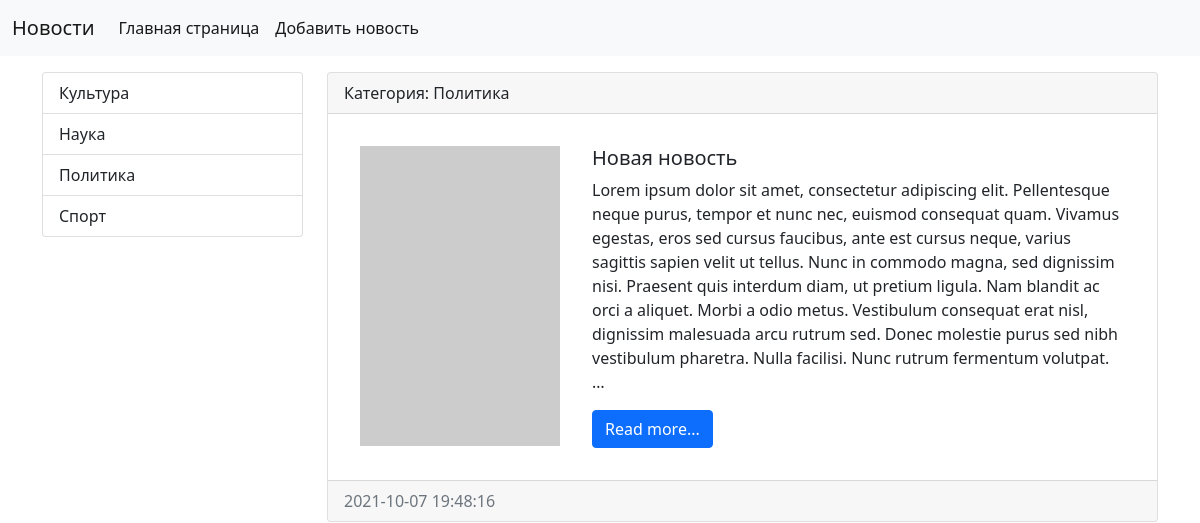
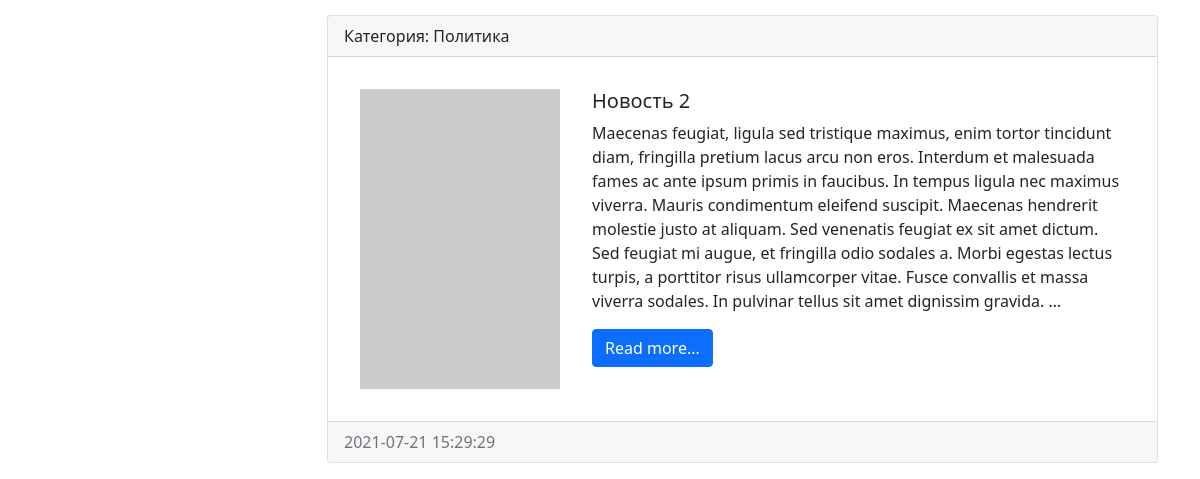
Page /category/3/ on the earlier database version (2 pictures, top to bottom).
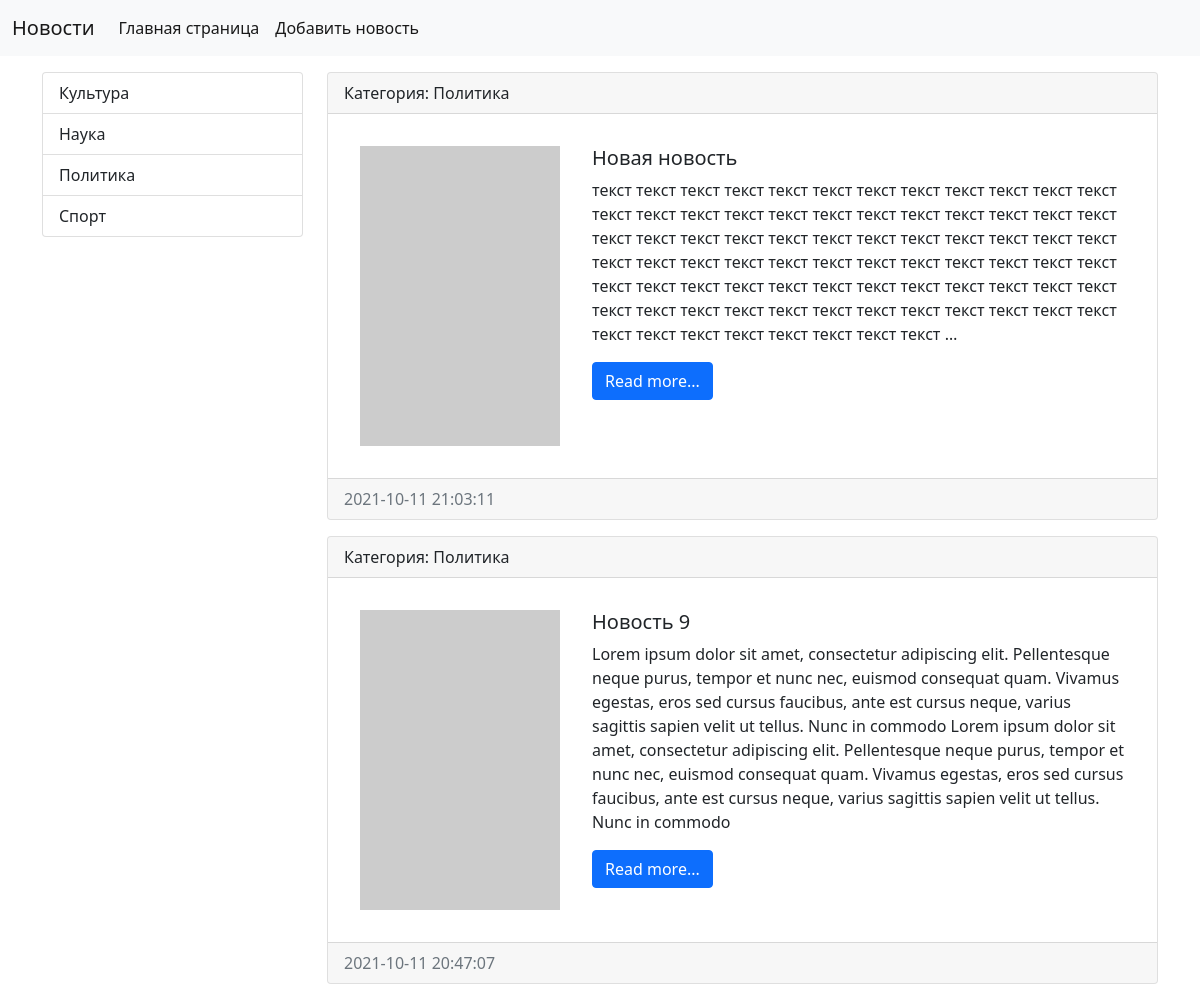
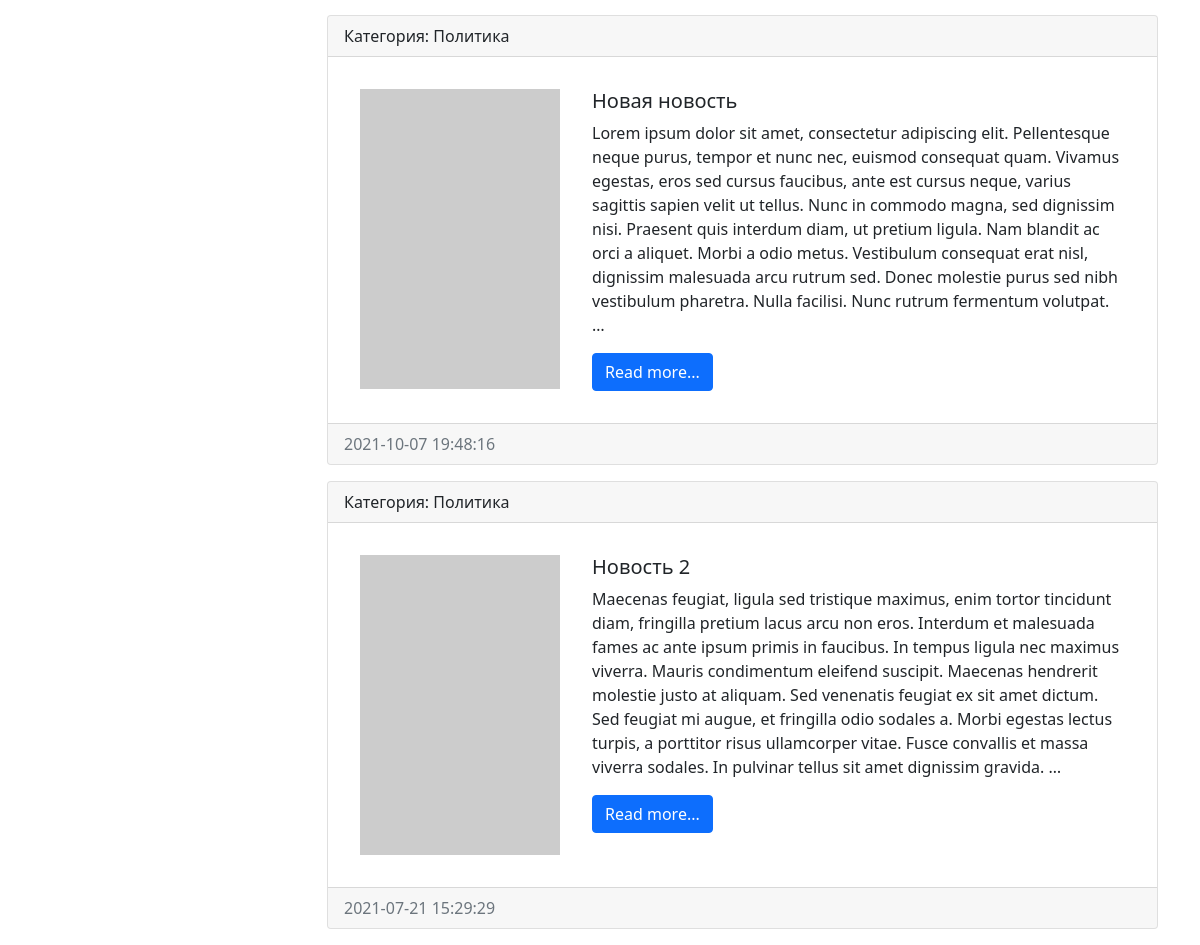
Same page on the later database version (2 pictures, top to bottom).
### news/models.py (models this page shows, shortened)
class Category(models.Model):
    slug = models.SlugField(blank=True, null=True)
    title = models.CharField(max_length=150, db_index=True, verbose_name='Наименование категории')
    def get_absolute_url(self):
        return reverse(viewname='category', kwargs={'category_id': self.pk})
    def __str__(self):
        return self.title
    class Meta:
        verbose_name = 'Категория'                   # название в админке
        verbose_name_plural = 'Категории'            # можественное название в админке
        ordering = ['title']

class News(models.Model):
    title = models.CharField(max_length=60, verbose_name='Наименование')
    content = models.TextField(blank=True, verbose_name='Контент')
    created_at = models.DateTimeField(auto_now_add=True, verbose_name='Дата создания')
    updated = models.DateTimeField(auto_now=True, verbose_name='Дата изменения')
    photo = models.ImageField(upload_to='photos/%Y/%m/%d/', blank=True, verbose_name='Фото')
    is_published = models.BooleanField(default=False, verbose_name='Опубликовано')
    category = models.ForeignKey('Category', on_delete=models.PROTECT, verbose_name='Категория')
    def get_absolute_url(self):
        return reverse('view_news', kwargs={'news_id': self.pk})
    class Meta:
        verbose_name = 'Новость'                     # название в админке
        verbose_name_plural = 'Новости'              # можественное название в админке
        ordering = ['-created_at', 'title']          # сортировка порядка новостей в админке, "-" обратный порядок

### news/views.py (the view)
# urls.py: path('category/<int:category_id>/', get_category, name='category'),
def get_category(request, category_id):
    news = News.objects.filter(category=category_id)
    category = Category.objects.get(id=category_id)
    return render(request, 'news/category.html', {'news': news, 'category': category})

### news/templatetags/news_tags.py (called while the page is built)
@register.inclusion_tag(filename='news/list_categories.html')
def show_categories():
    categories = Category.objects.all()
    return {'categories': categories}

### news/templates/news/category.html (shortened to what this page needs)
{% extends 'base.html' %}
{% block sidebar %}
    {% include 'inc/_sidebar.html' %}
{% endblock %}
{% block content %}
    {% for item in news %}
        <div class="card mb-3">
            <div class="card-header">
                Категория: {{ item.category }}
            </div>
            <div class="card-body">
                <div class="media d-flex flex-row justify-content-between">
                    <div class="photo-body m-3">
                        {% if item.photo %}
                            <img src="{{ item.photo.url }}" width="200" height="300" alt="">
                        {% else %}
                            <img src="https://picsum.photos/seed/picsum/200/300" alt="">
                        {% endif %}
                    </div>
                    <div class="media-body m-3">
                        <h5 class="card-title">{{ item.title }}</h5>
                        <p class="card-text"> {{ item.content|linebreaksbr|truncatewords:80 }}</p>
                        <a href="{{ item.get_absolute_url }}" class="btn btn-primary">Read more...</a>
                    </div>
                </div>
            </div>
            <div class="card-footer text-muted">
                {{ item.created_at|date:"Y-m-d H:i:s" }}
            </div>
        </div>
    {% endfor %}
{% endblock %}

### news/templates/news/list_categories.html
<div class="list-group">
    {% for category in categories %}
        <a href="{{ category.get_absolute_url }}" class="list-group-item list-group-item-action"> {{ category.title }}</a>
    {% endfor %}
</div>

Differences in the rows shown:
added News: category "Политика", title "Новая новость", content "текст текст текст текст текст текст текст текст текст текст текст текст текст текст текст текст текст текст текст текст текст текст текст текст текст текст текст текст текст текст текст текст текст текст текст текст текст текст текст текст текст текст текст текст текст текст текст текст текст текст текст текст текст текст текст текст текст текст текст текст текст текст текст текст текст текст текст текст текст текст текст текст текст текст текст текст текст текст текст текст …", created_at "2021-10-11 21:03:11"
added News: category "Политика", title "Новость 9", content "Lorem ipsum dolor sit amet, consectetur adipiscing elit. Pellentesque neque purus, tempor et nunc nec, euismod consequat quam. Vivamus egestas, eros sed cursus faucibus, ante est cursus neque, varius sagittis sapien velit ut tellus. Nunc in commodo Lorem ipsum dolor sit amet, consectetur adipiscing elit. Pellentesque neque purus, tempor et nunc nec, euismod consequat quam. Vivamus egestas, eros sed cursus faucibus, ante est cursus neque, varius sagittis sapien velit ut tellus. Nunc in commodo", created_at "2021-10-11 20:47:07"
